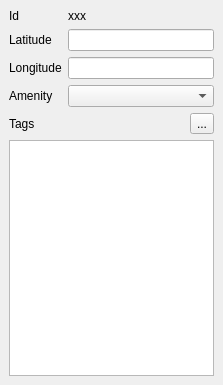
<ui version="4.0" >
 <class>TrackPointProperties</class>
 <widget class="QWidget" name="TrackPointProperties" >
  <property name="geometry" >
   <rect>
    <x>0</x>
    <y>0</y>
    <width>223</width>
    <height>385</height>
   </rect>
  </property>
  <property name="windowTitle" >
   <string>Trackpoint</string>
  </property>
  <layout class="QVBoxLayout" >
   <property name="margin" >
    <number>9</number>
   </property>
   <property name="spacing" >
    <number>6</number>
   </property>
   <item>
    <layout class="QGridLayout" >
     <property name="margin" >
      <number>0</number>
     </property>
     <property name="spacing" >
      <number>6</number>
     </property>
     <item row="1" column="0" >
      <widget class="QLabel" name="label_3" >
       <property name="text" >
        <string>Latitude</string>
       </property>
      </widget>
     </item>
     <item row="1" column="1" >
      <widget class="QLineEdit" name="Latitude" />
     </item>
     <item row="2" column="0" >
      <widget class="QLabel" name="label_4" >
       <property name="text" >
        <string>Longitude</string>
       </property>
      </widget>
     </item>
     <item row="0" column="0" >
      <widget class="QLabel" name="label" >
       <property name="text" >
        <string>Id</string>
       </property>
      </widget>
     </item>
     <item row="0" column="1" >
      <widget class="QLabel" name="Id" >
       <property name="text" >
        <string>xxx</string>
       </property>
      </widget>
     </item>
     <item row="2" column="1" >
      <widget class="QLineEdit" name="Longitude" />
     </item>
     <item row="3" column="1" >
      <widget class="QComboBox" name="Amenity" />
     </item>
     <item row="3" column="0" >
      <widget class="QLabel" name="label_5" >
       <property name="text" >
        <string>Amenity</string>
       </property>
      </widget>
     </item>
    </layout>
   </item>
   <item>
    <layout class="QHBoxLayout" >
     <property name="margin" >
      <number>0</number>
     </property>
     <property name="spacing" >
      <number>6</number>
     </property>
     <item>
      <widget class="QLabel" name="label_2" >
       <property name="text" >
        <string>Tags</string>
       </property>
      </widget>
     </item>
     <item>
      <spacer>
       <property name="orientation" >
        <enum>Qt::Horizontal</enum>
       </property>
       <property name="sizeHint" >
        <size>
         <width>40</width>
         <height>20</height>
        </size>
       </property>
      </spacer>
     </item>
     <item>
      <widget class="QToolButton" name="RemoveTagButton" >
       <property name="text" >
        <string>...</string>
       </property>
       <property name="icon" >
        <iconset resource="Icons/AllIcons.qrc" >:/Icons/small-remove.xpm</iconset>
       </property>
      </widget>
     </item>
    </layout>
   </item>
   <item>
    <widget class="QTableView" name="TagView" />
   </item>
  </layout>
 </widget>
 <resources>
  <include location="Icons/AllIcons.qrc" />
 </resources>
 <connections/>
</ui>
